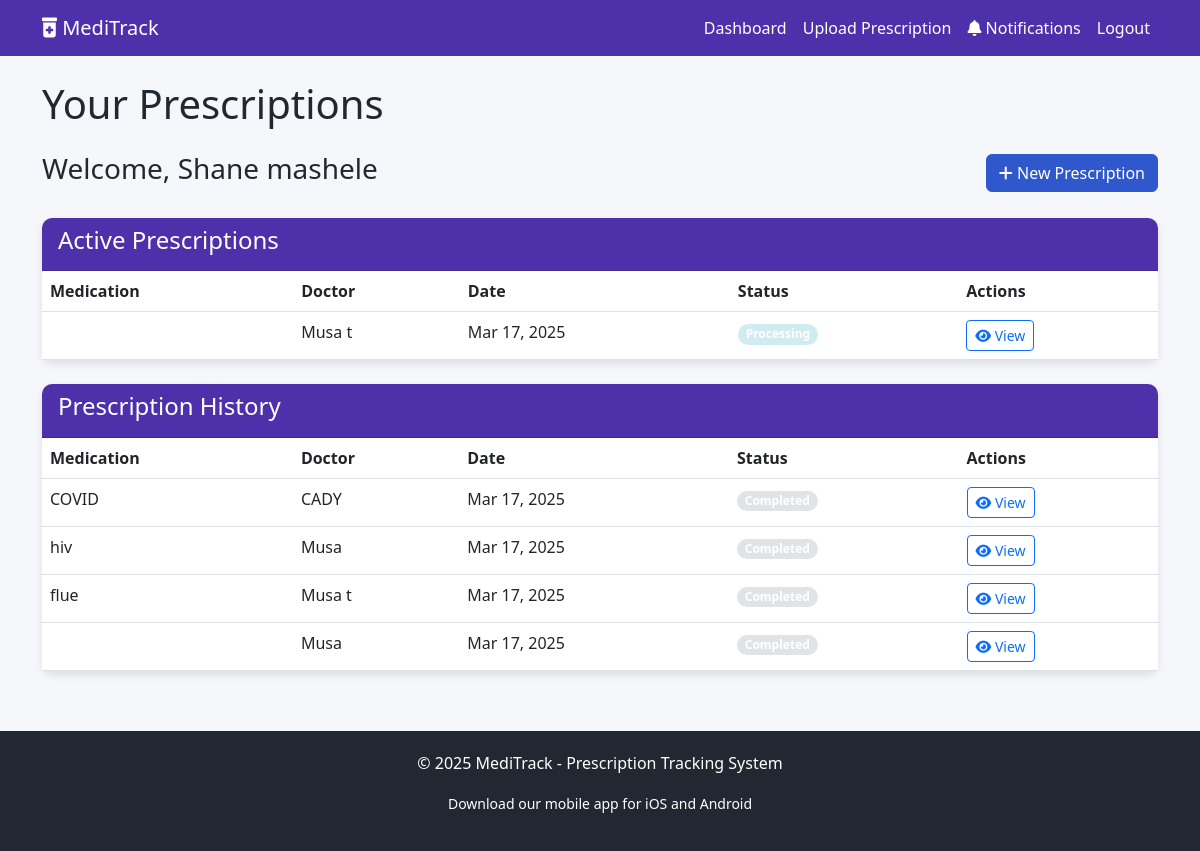
The page /dashboard (signed in) on the database its author committed.
### prescrib.py (models this page shows)
class User(UserMixin, db.Model):
    id = db.Column(db.Integer, primary_key=True)
    email = db.Column(db.String(100), unique=True)
    password = db.Column(db.String(100))
    name = db.Column(db.String(100))
    phone = db.Column(db.String(15))
    prescriptions = db.relationship('Prescription', backref='patient', lazy=True)

class Prescription(db.Model):
    id = db.Column(db.Integer, primary_key=True)
    filename = db.Column(db.String(100))
    file_path = db.Column(db.String(255))
    upload_date = db.Column(db.DateTime, default=datetime.utcnow)
    doctor_name = db.Column(db.String(100))
    medication = db.Column(db.String(100))
    status = db.Column(db.String(20), default='Received')  # Received, Verified, Processing, Ready, Completed
    pharmacy_notes = db.Column(db.Text)
    pickup_date = db.Column(db.DateTime, nullable=True)
    user_id = db.Column(db.Integer, db.ForeignKey('user.id'), nullable=False)
    notifications = db.relationship('Notification', backref='prescription', lazy=True)

### prescrib.py (the view)
@app.route('/dashboard')
@login_required
def dashboard():
    prescriptions = Prescription.query.filter_by(user_id=current_user.id).order_by(Prescription.upload_date.desc()).all()
    unread_notifications = Notification.query.join(Prescription).filter(
        Prescription.user_id == current_user.id,
        Notification.is_read == False
    ).count()
    return render_template('dashboard.html',
                           prescriptions=prescriptions,
                           unread_notifications=unread_notifications)

### prescrib.py (called while the page is built)
@login_manager.user_loader
def load_user(user_id):
    return User.query.get(int(user_id))

### templates/dashboard.html (shortened to what this page needs)
{% extends "base.html" %}
{% block content %}
<h1 class="mb-4">Your Prescriptions</h1>
<div class="row mb-4">
    <div class="col-md-12">
        <div class="d-flex justify-content-between align-items-center">
            <h3>Welcome, {{ current_user.name }}</h3>
            <a href="{{ url_for('upload_prescription') }}" class="btn btn-primary">
                <i class="fas fa-plus"></i> New Prescription
            </a>
        </div>
    </div>
</div>
{% if prescriptions %}
    <div class="row">
        <div class="col">
            <div class="card mb-4">
                <div class="card-header">
                    <h4>Active Prescriptions</h4>
                </div>
                <div class="card-body p-0">
                    <div class="table-responsive">
                        <table class="table table-hover mb-0">
                            <thead>
                                <tr>
                                    <th>Medication</th>
                                    <th>Doctor</th>
                                    <th>Date</th>
                                    <th>Status</th>
                                    <th>Actions</th>
                                </tr>
                            </thead>
                            <tbody>
                                {% for prescription in prescriptions %}
                                    {% if prescription.status != 'Completed' %}
                                        <tr>
                                            <td>{{ prescription.medication }}</td>
                                            <td>{{ prescription.doctor_name }}</td>
                                            <td>{{ prescription.upload_date.strftime('%b %d, %Y') }}</td>
                                            <td>
                                                <span class="badge rounded-pill status-{{ prescription.status.lower() }}">
                                                    {{ prescription.status }}
                                                </span>
                                            </td>
                                            <td>
                                                <a href="{{ url_for('view_prescription', prescription_id=prescription.id) }}" class="btn btn-sm btn-outline-primary">
                                                    <i class="fas fa-eye"></i> View</a>
                                                </td>
                                            </tr>
                                        {% endif %}
                                    {% endfor %}
                                </tbody>
                            </table>
                        </div>
                    </div>
                </div>
            </div>
        </div>
        <div class="row">
            <div class="col">
                <div class="card">
                    <div class="card-header">
                        <h4>Prescription History</h4>
                    </div>
                    <div class="card-body p-0">
                        <div class="table-responsive">
                            <table class="table table-hover mb-0">
                                <thead>
                                    <tr>
                                        <th>Medication</th>
                                        <th>Doctor</th>
                                        <th>Date</th>
                                        <th>Status</th>
                                        <th>Actions</th>
                                    </tr>
                                </thead>
                                <tbody>
                                    {% for prescription in prescriptions %}
                                        {% if prescription.status == 'Completed' %}
                                            <tr>
                                                <td>{{ prescription.medication }}</td>
                                                <td>{{ prescription.doctor_name }}</td>
                                                <td>{{ prescription.upload_date.strftime('%b %d, %Y') }}</td>
                                                <td>
                                                    <span class="badge rounded-pill status-{{ prescription.status.lower() }}">
                                                        {{ prescription.status }}
                                                    </span>
                                                </td>
                                                <td>
                                                    <a href="{{ url_for('view_prescription', prescription_id=prescription.id) }}" class="btn btn-sm btn-outline-primary">
                                                        <i class="fas fa-eye"></i> View
                                                    </a>
                                                </td>
                                            </tr>
                                        {% endif %}
                                    {% endfor %}
                                </tbody>
                            </table>
                        </div>
                    </div>
                </div>
            </div>
        </div>
    {% endif %}
    {% endblock %}

### templates/base.html (style rules this page uses)
:root { --primary-color: #4E31AA; --secondary-color: #2F58CD; --accent-color: #3795BD; --light-color: #F5F7FB; --dark-color: #222831; }
body { font-family: 'Segoe UI', Tahoma, Geneva, Verdana, sans-serif; background-color: var(--light-color); color: var(--dark-color); }
.btn-primary { background-color: var(--secondary-color); border-color: var(--secondary-color); }
.card { border-radius: 10px; box-shadow: 0 4px 8px rgba(0, 0, 0, 0.1); margin-bottom: 20px; border: none; }
.card-header { background-color: var(--primary-color); color: white; border-radius: 10px 10px 0 0 !important; }
.status-processing { background-color: #d1ecf1; }
.status-completed { background-color: #e2e3e5; }

### rows shown on the page
User: name "Shane mashele"
Prescription: doctor_name "Musa t", upload_date "Mar 17, 2025", status "Processing"
Prescription: medication "COVID", doctor_name "CADY", upload_date "Mar 17, 2025", status "Completed"
Prescription: medication "hiv", doctor_name "Musa", upload_date "Mar 17, 2025", status "Completed"
Prescription: medication "flue", doctor_name "Musa t", upload_date "Mar 17, 2025", status "Completed"
Prescription: doctor_name "Musa", upload_date "Mar 17, 2025", status "Completed"
